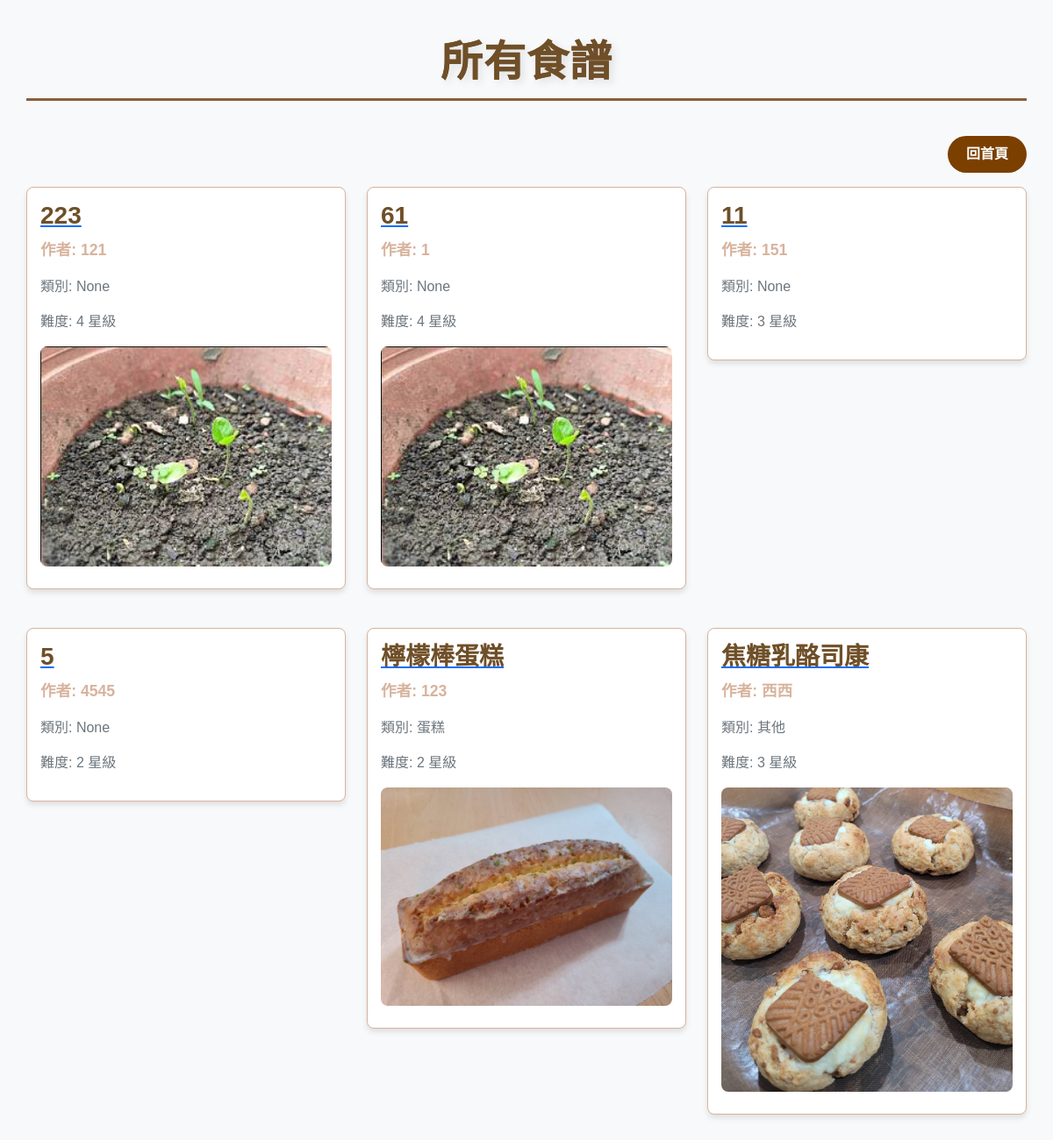
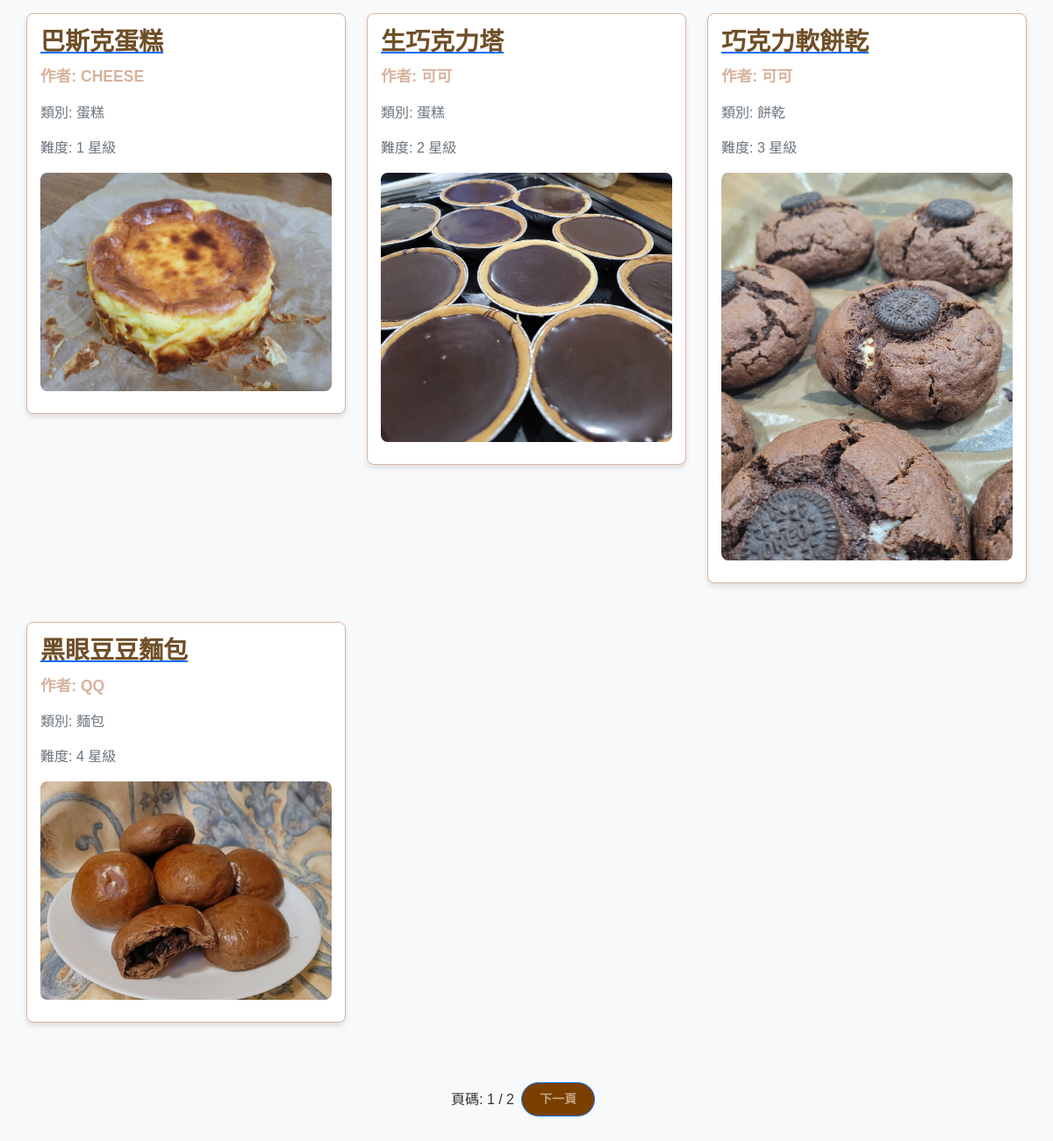
Screenshot of /all_recipes with the database file from the repository (2 pictures, top to bottom).
### models.py (models this page shows, shortened)
class Recipe(db.Model):
    id = db.Column(db.Integer, primary_key=True)
    title = db.Column(db.String(100), nullable=False)
    author = db.Column(db.String(50), nullable=False)  # 作者欄位
    content = db.Column(db.Text, nullable=False)
    ingredients = db.Column(db.Text, nullable=False)
    steps = db.Column(db.Text, nullable=False)
    image = db.Column(db.String(100), nullable=True)  # 新增欄位用於存儲圖片文件名
    difficulty = db.Column(db.String(1), nullable=False)  # 儲存難度星級
    created_at = db.Column(db.DateTime, default=get_current_time)  # 新增時的時間
    category = db.Column(db.String(50), nullable=True)   # 新增類別欄位

### app.py (the view)
@app.route('/all_recipes')
def all_recipes():
    page = request.args.get('page', 1, type=int)  # 獲取當前頁碼，默認為第1頁
    per_page = 10  # 每頁顯示10個食譜
    recipes = Recipe.query.paginate(page=page, per_page=per_page, error_out=False)  # 查詢食譜並分頁
    return render_template('all_recipes.html', recipes=recipes.items, pagination=recipes)

### templates/all_recipes.html (shortened to what this page needs)
<!DOCTYPE html>
<html lang="zh">
<head>
    <link rel="stylesheet" href="https://cdnjs.cloudflare.com/ajax/libs/bootstrap/5.3.1/css/bootstrap.min.css">
</head>
<body>
<div class="container">
    <h1>所有食譜</h1>
    <div class="text-end mb-3">
        <a href="{{ url_for('index') }}" class="btn">回首頁</a>
    </div>
    <div class="row">
        {% for recipe in recipes %}
            <div class="col-md-4 mb-4">
                <div class="recipe-card">
                    <a href="{{ url_for('show_recipe', recipe_id=recipe.id) }}">
                        <h2 class="recipe-title">{{ recipe.title }}</h2>
                    </a>
                    <p class="recipe-author">作者: {{ recipe.author }}</p>
                    <p class="recipe-category">類別: {{ recipe.category }}</p>
                    <p class="recipe-difficulty">難度: {{ recipe.difficulty }} 星級</p>
                    {% if recipe.image %}
                        <img src="{{ url_for('uploaded_file', filename=recipe.image) }}" alt="{{ recipe.title }}">
                    {% endif %}
                </div>
            </div>
        {% else %}
            <div class="col-12">
                <p class="no-recipes">目前沒有食譜。</p>
            </div>
        {% endfor %}
    </div>
    <div class="pagination d-flex justify-content-center mt-4">
        <span class="d-flex align-items-center">
            頁碼: {{ pagination.page }} / {{ pagination.pages }}
        </span>
        {% if pagination.has_next %}
            <a href="{{ url_for('all_recipes', page=pagination.next_num) }}" class="btn btn-outline-primary btn-sm mx-2">
                下一頁
            </a>
        {% endif %}
    </div>
</div>
</body>
</html>

### templates/all_recipes.html (style rules this page uses)
body { font-family: 'Arial', sans-serif; background-color: #f8f9fa; color: #333; }
.container { max-width: 1200px; margin: 0 auto; padding: 30px; }
h1 { font-size: 3rem; margin-bottom: 40px; text-align: center; color: #6f4f28; background: linear-gradient(135deg, #6f4f28, #8b5e3c, #3e2723); -webkit-background-clip: text; background-clip: text; font-weight: bold; text-shadow: 4px 4px 10px rgba(0, 0, 0, 0.1); padding: 12px 0; border-bottom: 3px solid #8b5e3c; letter-spacing: 1px; transition: all 0.3s ease-in-out; }
.recipe-card { background-color: #fff; border: 1px solid #D7B39D; border-radius: 8px; box-shadow: 0 4px 6px rgba(0, 0, 0, 0.1); margin-bottom: 20px; padding: 15px; transition: transform 0.3s ease-in-out, box-shadow 0.3s ease-in-out; }
.recipe-card img { border-radius: 8px; margin-bottom: 10px; max-width: 100%; height: auto; }
.recipe-title { font-size: 1.75rem; font-weight: bold; color: #6F4F28; margin-bottom: 10px; }
.recipe-category, .recipe-difficulty { font-size: 1rem; color: #6c757d; }
.recipe-author { font-size: 1.1rem; color: #D7B39D; font-weight: bold; }
.btn { background-color: #7B3F00; color: #fff; font-weight: bold; border-radius: 25px; padding: 8px 20px; text-align: center; text-decoration: none; display: inline-block; }
.pagination { justify-content: center; margin-top: 30px; }
.pagination a { color: #C4A484; text-decoration: none; font-weight: bold; }

### rows the page displays
Recipe: title "223", author "121", category "None", difficulty "4", image (picture)
Recipe: title "61", author "1", category "None", difficulty "4", image (picture)
Recipe: title "11", author "151", category "None", difficulty "3"
Recipe: title "5", author "4545", category "None", difficulty "2"
Recipe: title "檸檬棒蛋糕", author "123", category "蛋糕", difficulty "2", image (picture)
Recipe: title "焦糖乳酪司康", author "西西", category "其他", difficulty "3", image (picture)
Recipe: title "巴斯克蛋糕", author "CHEESE", category "蛋糕", difficulty "1", image (picture)
Recipe: title "生巧克力塔", author "可可", category "蛋糕", difficulty "2", image (picture)
Recipe: title "巧克力軟餅乾", author "可可", category "餅乾", difficulty "3", image (picture)
Recipe: title "黑眼豆豆麵包", author "QQ", category "麵包", difficulty "4", image (picture)

### other values shown
{{ pagination.page }} "1"
{{ pagination.pages }} "2"
